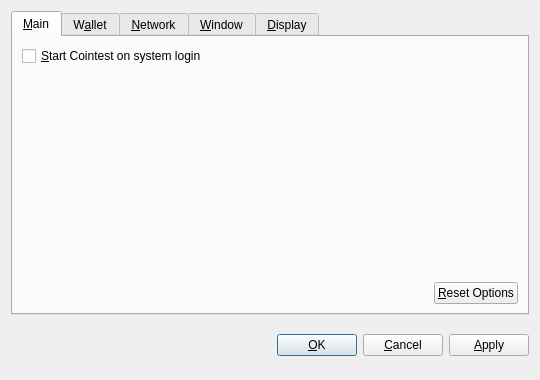
<?xml version="1.0" encoding="UTF-8"?>
<ui version="4.0">
 <class>OptionsDialog</class>
 <widget class="QDialog" name="OptionsDialog">
  <property name="geometry">
   <rect>
    <x>0</x>
    <y>0</y>
    <width>540</width>
    <height>380</height>
   </rect>
  </property>
  <property name="windowTitle">
   <string>Options</string>
  </property>
  <property name="modal">
   <bool>true</bool>
  </property>
  <layout class="QVBoxLayout" name="verticalLayout">
   <item>
    <widget class="QTabWidget" name="tabWidget">
     <property name="tabPosition">
      <enum>QTabWidget::North</enum>
     </property>
     <property name="currentIndex">
      <number>0</number>
     </property>
     <widget class="QWidget" name="tabMain">
      <attribute name="title">
       <string>&amp;Main</string>
      </attribute>
      <layout class="QVBoxLayout" name="verticalLayout_Main">
       <item>
        <widget class="QCheckBox" name="bitcoinAtStartup">
         <property name="toolTip">
          <string>Automatically start Cointest after logging in to the system.</string>
         </property>
         <property name="text">
          <string>&amp;Start Cointest on system login</string>
         </property>
        </widget>
       </item>
       <item>
        <spacer name="verticalSpacer_Main">
         <property name="orientation">
          <enum>Qt::Vertical</enum>
         </property>
         <property name="sizeHint" stdset="0">
          <size>
           <width>20</width>
           <height>40</height>
          </size>
         </property>
        </spacer>
       </item>
       <item>
        <layout class="QHBoxLayout" name="horizontalLayout_2_Main">
         <item>
          <spacer name="horizontalSpacer_2_Main">
           <property name="orientation">
            <enum>Qt::Horizontal</enum>
           </property>
           <property name="sizeHint" stdset="0">
            <size>
             <width>40</width>
             <height>20</height>
            </size>
           </property>
          </spacer>
         </item>
         <item>
          <widget class="QPushButton" name="resetButton">
           <property name="toolTip">
            <string>Reset all client options to default.</string>
           </property>
           <property name="text">
            <string>&amp;Reset Options</string>
           </property>
           <property name="autoDefault">
            <bool>false</bool>
           </property>
          </widget>
         </item>
        </layout>
       </item>
      </layout>
     </widget>
     <widget class="QWidget" name="tabWallet">
      <attribute name="title">
       <string>W&amp;allet</string>
      </attribute>
      <layout class="QVBoxLayout" name="verticalLayout_Network">
       <item>
        <widget class="QLabel" name="transactionFeeInfoLabel">
         <property name="text">
          <string>Optional transaction fee per kB that helps make sure your transactions are processed quickly. Most transactions are 1 kB.</string>
         </property>
         <property name="textFormat">
          <enum>Qt::PlainText</enum>
         </property>
         <property name="wordWrap">
          <bool>true</bool>
         </property>
        </widget>
       </item>
       <item>
        <layout class="QHBoxLayout" name="horizontalLayout_1_Main">
         <item>
          <widget class="QLabel" name="transactionFeeLabel">
           <property name="text">
            <string>Pay transaction &amp;fee</string>
           </property>
           <property name="textFormat">
            <enum>Qt::PlainText</enum>
           </property>
           <property name="buddy">
            <cstring>transactionFee</cstring>
           </property>
          </widget>
         </item>
         <item>
          <widget class="BitcoinAmountField" name="transactionFee"/>
         </item>
         <item>
          <spacer name="horizontalSpacer_1_Main">
           <property name="orientation">
            <enum>Qt::Horizontal</enum>
           </property>
           <property name="sizeHint" stdset="0">
            <size>
             <width>40</width>
             <height>20</height>
            </size>
           </property>
          </spacer>
         </item>
        </layout>
       </item>
       <item>
        <widget class="QLabel" name="label">
         <property name="text">
          <string>If you disable the spending of unconfirmed change, the change from a transaction cannot be used until that transaction has at least one confirmation. This also affects how your balance is computed.</string>
         </property>
         <property name="wordWrap">
          <bool>true</bool>
         </property>
        </widget>
       </item>
       <item>
        <widget class="QCheckBox" name="spendZeroConfChange">
         <property name="text">
          <string>Spend unconfirmed change  (experts only)</string>
         </property>
        </widget>
       </item>
       <item>
        <spacer name="verticalSpacer">
         <property name="orientation">
          <enum>Qt::Vertical</enum>
         </property>
         <property name="sizeHint" stdset="0">
          <size>
           <width>20</width>
           <height>40</height>
          </size>
         </property>
        </spacer>
       </item>
      </layout>
     </widget>
     <widget class="QWidget" name="tabNetwork">
      <attribute name="title">
       <string>&amp;Network</string>
      </attribute>
      <layout class="QVBoxLayout" name="verticalLayout_Network">
       <item>
        <widget class="QCheckBox" name="mapPortUpnp">
         <property name="toolTip">
          <string>Automatically open the Cointest client port on the router. This only works when your router supports UPnP and it is enabled.</string>
         </property>
         <property name="text">
          <string>Map port using &amp;UPnP</string>
         </property>
        </widget>
       </item>
       <item>
        <widget class="QCheckBox" name="connectSocks">
         <property name="toolTip">
          <string>Connect to the Cointest network through a SOCKS proxy (e.g. when connecting through Tor).</string>
         </property>
         <property name="text">
          <string>&amp;Connect through SOCKS proxy:</string>
         </property>
        </widget>
       </item>
       <item>
        <layout class="QHBoxLayout" name="horizontalLayout_Network">
         <item>
          <widget class="QLabel" name="proxyIpLabel">
           <property name="text">
            <string>Proxy &amp;IP:</string>
           </property>
           <property name="textFormat">
            <enum>Qt::PlainText</enum>
           </property>
           <property name="buddy">
            <cstring>proxyIp</cstring>
           </property>
          </widget>
         </item>
         <item>
          <widget class="QValidatedLineEdit" name="proxyIp">
           <property name="maximumSize">
            <size>
             <width>140</width>
             <height>16777215</height>
            </size>
           </property>
           <property name="toolTip">
            <string>IP address of the proxy (e.g. 127.0.0.1)</string>
           </property>
          </widget>
         </item>
         <item>
          <widget class="QLabel" name="proxyPortLabel">
           <property name="text">
            <string>&amp;Port:</string>
           </property>
           <property name="textFormat">
            <enum>Qt::PlainText</enum>
           </property>
           <property name="buddy">
            <cstring>proxyPort</cstring>
           </property>
          </widget>
         </item>
         <item>
          <widget class="QLineEdit" name="proxyPort">
           <property name="maximumSize">
            <size>
             <width>55</width>
             <height>16777215</height>
            </size>
           </property>
           <property name="toolTip">
            <string>Port of the proxy (e.g. 9050)</string>
           </property>
          </widget>
         </item>
         <item>
          <widget class="QLabel" name="socksVersionLabel">
           <property name="text">
            <string>SOCKS &amp;Version:</string>
           </property>
           <property name="textFormat">
            <enum>Qt::PlainText</enum>
           </property>
           <property name="buddy">
            <cstring>socksVersion</cstring>
           </property>
          </widget>
         </item>
         <item>
          <widget class="QValueComboBox" name="socksVersion">
           <property name="toolTip">
            <string>SOCKS version of the proxy (e.g. 5)</string>
           </property>
          </widget>
         </item>
         <item>
          <spacer name="horizontalSpacer_Network">
           <property name="orientation">
            <enum>Qt::Horizontal</enum>
           </property>
           <property name="sizeHint" stdset="0">
            <size>
             <width>40</width>
             <height>20</height>
            </size>
           </property>
          </spacer>
         </item>
        </layout>
       </item>
       <item>
        <spacer name="verticalSpacer_Network">
         <property name="orientation">
          <enum>Qt::Vertical</enum>
         </property>
         <property name="sizeHint" stdset="0">
          <size>
           <width>20</width>
           <height>40</height>
          </size>
         </property>
        </spacer>
       </item>
      </layout>
     </widget>
     <widget class="QWidget" name="tabWindow">
      <attribute name="title">
       <string>&amp;Window</string>
      </attribute>
      <layout class="QVBoxLayout" name="verticalLayout_Window">
       <item>
        <widget class="QCheckBox" name="minimizeToTray">
         <property name="toolTip">
          <string>Show only a tray icon after minimizing the window.</string>
         </property>
         <property name="text">
          <string>&amp;Minimize to the tray instead of the taskbar</string>
         </property>
        </widget>
       </item>
       <item>
        <widget class="QCheckBox" name="minimizeOnClose">
         <property name="toolTip">
          <string>Minimize instead of exit the application when the window is closed. When this option is enabled, the application will be closed only after selecting Quit in the menu.</string>
         </property>
         <property name="text">
          <string>M&amp;inimize on close</string>
         </property>
        </widget>
       </item>
       <item>
        <spacer name="verticalSpacer_Window">
         <property name="orientation">
          <enum>Qt::Vertical</enum>
         </property>
         <property name="sizeHint" stdset="0">
          <size>
           <width>20</width>
           <height>40</height>
          </size>
         </property>
        </spacer>
       </item>
      </layout>
     </widget>
     <widget class="QWidget" name="tabDisplay">
      <attribute name="title">
       <string>&amp;Display</string>
      </attribute>
      <layout class="QVBoxLayout" name="verticalLayout_Display">
       <item>
        <layout class="QHBoxLayout" name="horizontalLayout_1_Display">
         <item>
          <widget class="QLabel" name="langLabel">
           <property name="text">
            <string>User Interface &amp;language:</string>
           </property>
           <property name="textFormat">
            <enum>Qt::PlainText</enum>
           </property>
           <property name="buddy">
            <cstring>lang</cstring>
           </property>
          </widget>
         </item>
         <item>
          <widget class="QValueComboBox" name="lang">
           <property name="toolTip">
            <string>The user interface language can be set here. This setting will take effect after restarting Cointest.</string>
           </property>
          </widget>
         </item>
        </layout>
       </item>
       <item>
        <layout class="QHBoxLayout" name="horizontalLayout_2_Display">
         <item>
          <widget class="QLabel" name="unitLabel">
           <property name="text">
            <string>&amp;Unit to show amounts in:</string>
           </property>
           <property name="textFormat">
            <enum>Qt::PlainText</enum>
           </property>
           <property name="buddy">
            <cstring>unit</cstring>
           </property>
          </widget>
         </item>
         <item>
          <widget class="QValueComboBox" name="unit">
           <property name="toolTip">
            <string>Choose the default subdivision unit to show in the interface and when sending coins.</string>
           </property>
          </widget>
         </item>
        </layout>
       </item>
       <item>
        <widget class="QCheckBox" name="displayAddresses">
         <property name="toolTip">
          <string>Whether to show Cointest addresses in the transaction list or not.</string>
         </property>
         <property name="text">
          <string>&amp;Display addresses in transaction list</string>
         </property>
        </widget>
       </item>
       <item>
        <widget class="QCheckBox" name="coinControlFeatures">
         <property name="toolTip">
          <string>Whether to show coin control features or not.</string>
         </property>
         <property name="text">
          <string>Display coin &amp;control features (experts only!)</string>
         </property>
        </widget>
       </item>
       <item>
        <spacer name="verticalSpacer_Display">
         <property name="orientation">
          <enum>Qt::Vertical</enum>
         </property>
         <property name="sizeHint" stdset="0">
          <size>
           <width>20</width>
           <height>40</height>
          </size>
         </property>
        </spacer>
       </item>
      </layout>
     </widget>
    </widget>
   </item>
   <item>
    <layout class="QHBoxLayout" name="horizontalLayout_Buttons">
     <item>
      <spacer name="horizontalSpacer_1">
       <property name="orientation">
        <enum>Qt::Horizontal</enum>
       </property>
       <property name="sizeHint" stdset="0">
        <size>
         <width>40</width>
         <height>48</height>
        </size>
       </property>
      </spacer>
     </item>
     <item>
      <widget class="QLabel" name="statusLabel">
       <property name="font">
        <font>
         <weight>75</weight>
         <bold>true</bold>
        </font>
       </property>
       <property name="text">
        <string/>
       </property>
       <property name="textFormat">
        <enum>Qt::PlainText</enum>
       </property>
       <property name="wordWrap">
        <bool>true</bool>
       </property>
      </widget>
     </item>
     <item>
      <spacer name="horizontalSpacer_2">
       <property name="orientation">
        <enum>Qt::Horizontal</enum>
       </property>
       <property name="sizeHint" stdset="0">
        <size>
         <width>40</width>
         <height>48</height>
        </size>
       </property>
      </spacer>
     </item>
     <item>
      <widget class="QPushButton" name="okButton">
       <property name="text">
        <string>&amp;OK</string>
       </property>
      </widget>
     </item>
     <item>
      <widget class="QPushButton" name="cancelButton">
       <property name="text">
        <string>&amp;Cancel</string>
       </property>
       <property name="autoDefault">
        <bool>false</bool>
       </property>
      </widget>
     </item>
     <item>
      <widget class="QPushButton" name="applyButton">
       <property name="text">
        <string>&amp;Apply</string>
       </property>
       <property name="autoDefault">
        <bool>false</bool>
       </property>
      </widget>
     </item>
    </layout>
   </item>
  </layout>
 </widget>
 <customwidgets>
  <customwidget>
   <class>BitcoinAmountField</class>
   <extends>QSpinBox</extends>
   <header>bitcoinamountfield.h</header>
  </customwidget>
  <customwidget>
   <class>QValueComboBox</class>
   <extends>QComboBox</extends>
   <header>qvaluecombobox.h</header>
  </customwidget>
  <customwidget>
   <class>QValidatedLineEdit</class>
   <extends>QLineEdit</extends>
   <header>qvalidatedlineedit.h</header>
  </customwidget>
 </customwidgets>
 <resources/>
 <connections/>
</ui>
